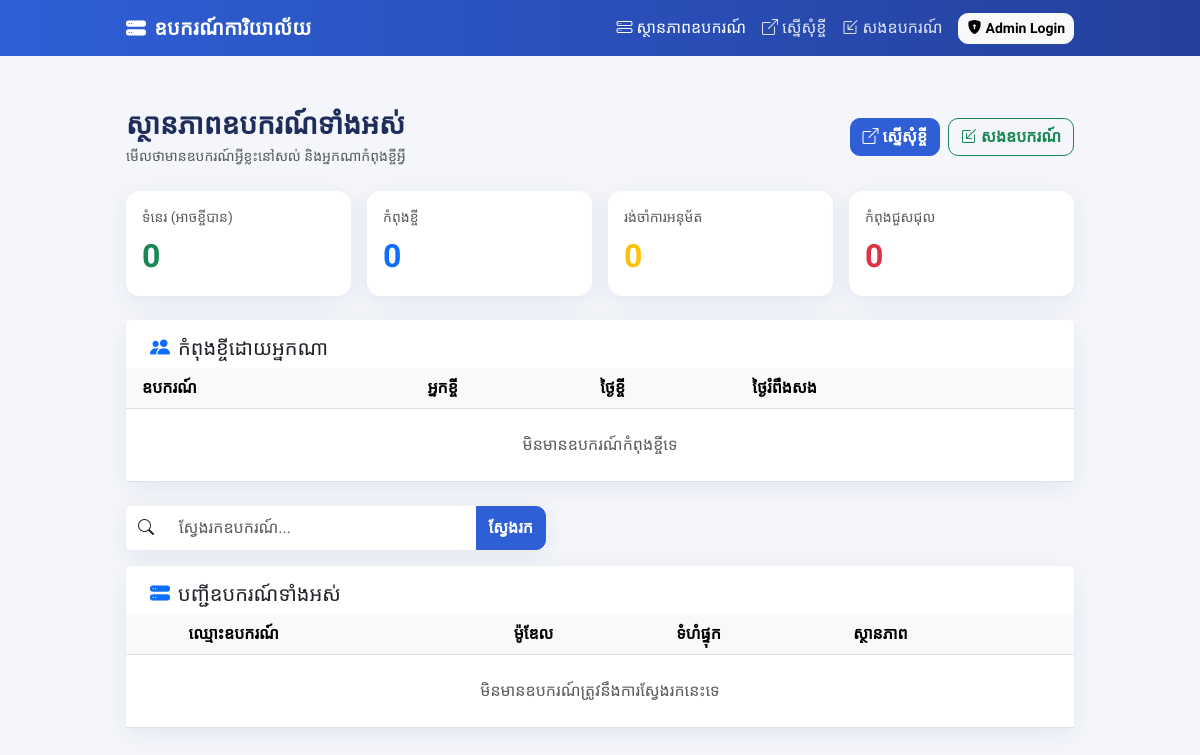
Before: / with the older database file.
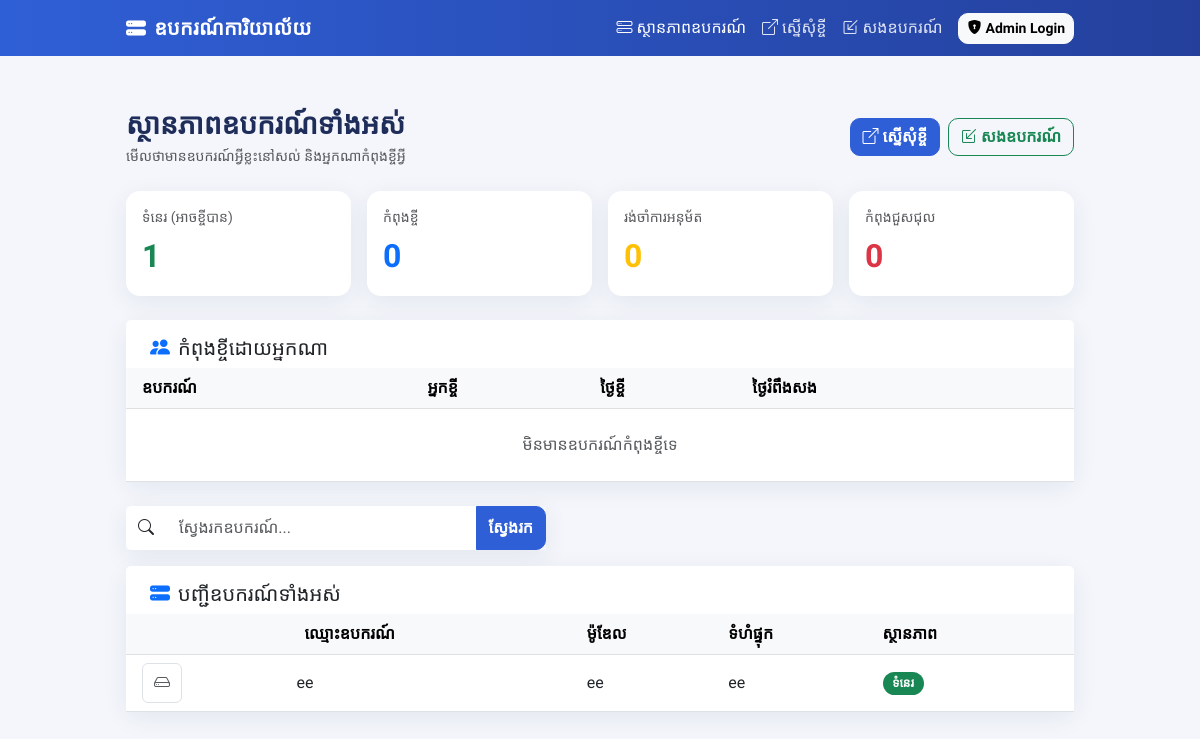
After: the same page with the newer database file.
### devices/models.py (models this page shows, shortened)
class Device(models.Model):
    STATUS_CHOICES = [
        ('Available', 'ទំនេរ'),
        ('Reserved', 'កំពុងរង់ចាំការអនុម័ត'),
        ('Borrowed', 'កំពុងខ្ចី'),
        ('Maintenance', 'កំពុងជួសជុល'),
    ]
    HAS_DATA_CHOICES = [
        ('Yes', 'មានទិន្នន័យ'),
        ('No', 'មិនមានទិន្នន័យ'),
    ]
    device_name = models.CharField(max_length=255, verbose_name="ឈ្មោះឧបករណ៍")
    device_image = models.ImageField(upload_to='device_photos/', null=True, blank=True, verbose_name="រូបភាពឧបករណ៍")
    serial_number = models.CharField(max_length=100, unique=True, blank=True, null=True, verbose_name="លេខស៊េរី (Serial Number)")
    model = models.CharField(max_length=100, blank=True, null=True, verbose_name="ម៉ូឌែល")
    capacity = models.CharField(max_length=50, blank=True, null=True, verbose_name="ទំហំផ្ទុក")
    status = models.CharField(max_length=50, choices=STATUS_CHOICES, default='Available', verbose_name="ស្ថានភាព")
    has_data = models.CharField(max_length=10, choices=HAS_DATA_CHOICES, default='No', verbose_name="ស្ថានភាពទិន្នន័យ")
    class Meta:
        ordering = ['device_name']

### devices/views.py (the view)
# urls.py: path('', public_status_view, name='public_status'),
def public_status_view(request):
    devices = Device.objects.all().order_by('device_name')
    query = request.GET.get('q')
    if query:
        devices = devices.filter(device_name__icontains=query)
    active_borrows = BorrowLog.objects.filter(
        borrow_status__in=['Borrowed', 'PendingReturn']
    ).select_related('device').order_by('device__device_name')
    today = timezone.localdate()
    for item in active_borrows:
        item.is_overdue_flag = bool(
            item.borrow_status == 'Borrowed'
            and item.expected_return_date
            and item.expected_return_date < today
        )
    device_counts = {
        'available': Device.objects.filter(status='Available').count(),
        'borrowed': Device.objects.filter(status='Borrowed').count(),
        'reserved': Device.objects.filter(status='Reserved').count(),
        'maintenance': Device.objects.filter(status='Maintenance').count(),
    }
    context = {
        'devices': devices,
        'query': query,
        'active_borrows': active_borrows,
        'device_counts': device_counts,
        'active_nav': 'status',
    }
    return render(request, 'devices/public_status.html', context)

### devices/templatetags/devices_extras.py (called while the page is built)
@register.filter
def device_status_badge(status):
    return _DEVICE_STATUS_BADGE.get(status, 'bg-secondary')

### devices/templates/devices/public_status.html (shortened to what the changed rows need)
{% extends "devices/base.html" %}
{% load devices_extras %}
{% block content %}
<div class="row g-3 mb-4">
    <div class="col-6 col-lg-3">
        <div class="card shadow-soft h-100">
            <div class="card-body">
                <div class="text-muted small mb-1">ទំនេរ (អាចខ្ចីបាន)</div>
                <div class="fs-2 fw-bold text-success">{{ device_counts.available }}</div>
            </div>
        </div>
    </div>
</div>
<div class="card shadow-soft mb-4">
    <div class="card-body p-0">
        <div class="table-responsive">
            <table class="table table-hover align-middle mb-0">
                <thead class="table-light">
                    <tr>
                        <th class="ps-3">ឧបករណ៍</th>
                        <th>អ្នកខ្ចី</th>
                        <th>ថ្ងៃខ្ចី</th>
                        <th class="pe-3">ថ្ងៃរំពឹងសង</th>
                    </tr>
                </thead>
            </table>
        </div>
    </div>
</div>
<div class="card shadow-soft">
    <div class="card-body p-0">
        <div class="table-responsive">
            <table class="table table-hover align-middle mb-0">
                <thead class="table-light">
                    <tr>
                        <th></th>
                        <th class="ps-3">ឈ្មោះឧបករណ៍</th>
                        <th>ម៉ូឌែល</th>
                        <th>ទំហំផ្ទុក</th>
                        <th class="pe-3">ស្ថានភាព</th>
                    </tr>
                </thead>
                <tbody>
                    {% for device in devices %}
                    <tr>
                        <td class="ps-3">
                            {% if device.device_image %}
                            <img src="{{ device.device_image.url }}" alt="" class="rounded border"
                                style="width:40px;height:40px;object-fit:cover;">
                            {% else %}
                            <div class="rounded border d-flex align-items-center justify-content-center text-muted"
                                style="width:40px;height:40px;">
                                <i class="bi bi-hdd"></i>
                            </div>
                            {% endif %}
                        </td>
                        <td>{{ device.device_name }}</td>
                        <td>{{ device.model|default:"-" }}</td>
                        <td>{{ device.capacity|default:"-" }}</td>
                        <td class="pe-3"><span class="badge badge-status {{ device.status|device_status_badge }}">{{ device.get_status_display }}</span></td>
                    </tr>
                    {% empty %}
                    <tr><td colspan="5" class="text-center text-muted p-4">មិនមានឧបករណ៍ត្រូវនឹងការស្វែងរកនេះទេ</td></tr>
                    {% endfor %}
                </tbody>
            </table>
        </div>
    </div>
</div>
{% endblock %}

Changed rows visible on the page:
added Device: device_name "ee", model "ee", capacity "ee", status "ទំនេរ"
Other visible differences:
{{ device_counts.available }}: "0" → "1"
text no longer shown: "មិនមានឧបករណ៍ត្រូវនឹងការស្វែងរកនេះទេ"
